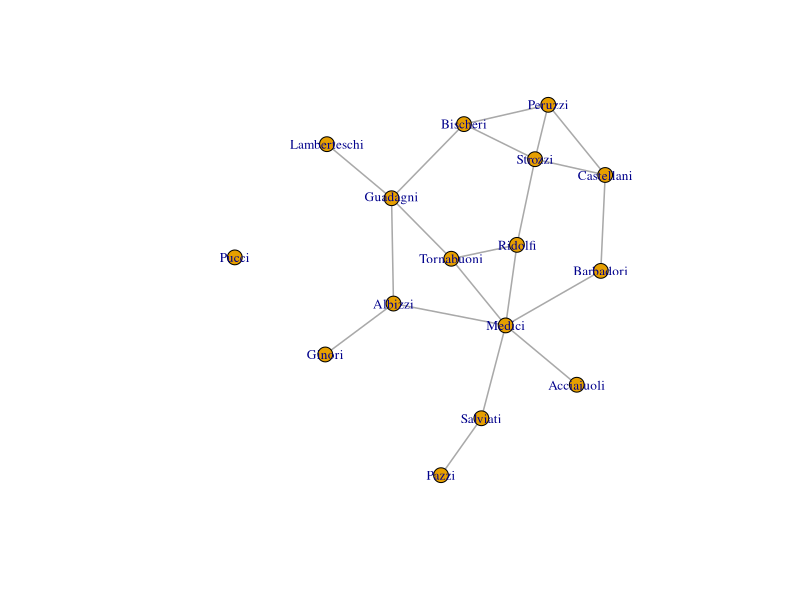
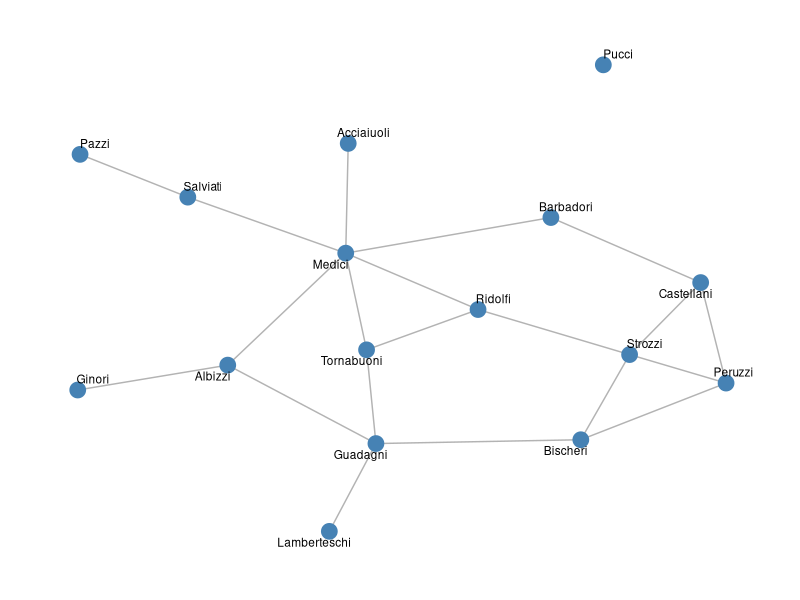
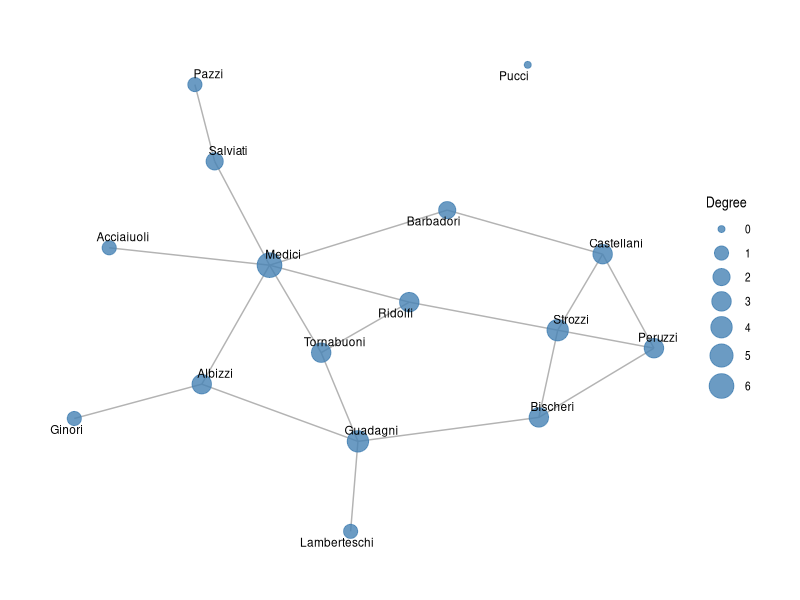
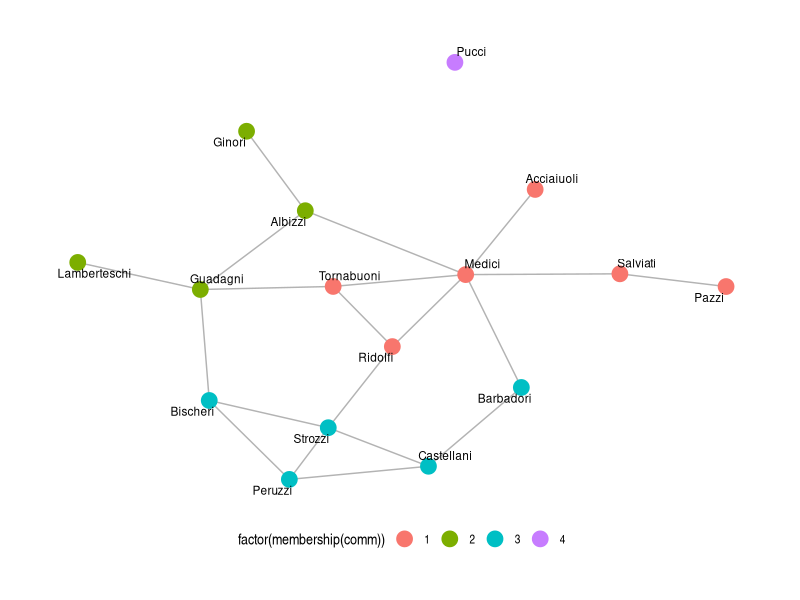

These figures' R source, in order: (Note: this script raises an error after producing the figures.)
## ---- chunk 1
#| message: false
#| warning: false


library(igraph)
library(tidygraph)
library(ggraph)
library(tidyverse)
library(sna)
## ---- chunk 2
1 + 3           # evaluation
a <- 9          # assignment
sqrt(a)         # function application
b <- sqrt(a)
a == b          # logical comparison
ls()            # objects in environment
## ---- chunk 3
x <- c(1, 3, 5)        # combine operator
x[2]                   # indexing
y <- c("one", "three", "five")

# Sequences
a <- 1:5
b <- seq(from = 1, to = 5, by = 1)
identical(a, b)

# Vectorised operations
x > 2
any(x > 2)
all(x > 2)
which(x > 2)
## ---- chunk 4
m <- matrix(1:25, nrow = 5, ncol = 5)
m[1, 2]                 # element access
m[1, ]                  # row
m[, 2]                  # column
m[2:3, 3:5]             # submatrix

# Matrix operations
m %*% t(m)              # matrix multiplication
t(m)                    # transpose
dim(m)
## ---- chunk 5
df <- data.frame(
  income = 1:5,
  sane = c(TRUE, TRUE, TRUE, TRUE, FALSE),
  name = LETTERS[1:5],
  stringsAsFactors = FALSE
)

df$sane                 # dollar notation
df[1, 2]
df[-1, ]                # negative indexing
## ---- chunk 6
data(flo)               # Medici family network
flo
## ---- chunk 7
# Read adjacency matrix
# relations <- read.csv("relationalData.csv", header = FALSE)
# relations <- as.matrix(relations)

# Read vertex attributes
# nodeInfo <- read.csv("vertexAttributes.csv", header = TRUE)

# Assign row/column names
# rownames(relations) <- nodeInfo$name
# colnames(relations) <- nodeInfo$name
## ---- chunk 8
# From adjacency matrix
g_flo <- graph_from_adjacency_matrix(flo, mode = "undirected", weighted = NULL)

# Quick inspection
g_flo
## ---- chunk 9
# Create from edge list
edges <- tibble(
  from = c(1, 1, 2, 2, 3),
  to   = c(2, 3, 3, 4, 4)
)

g <- graph_from_data_frame(edges, directed = FALSE)
g
## ---- chunk 10
# Empty network
g_empty <- make_empty_graph(n = 5, directed = FALSE)
## ---- chunk 11
vcount(g_flo)                  # number of vertices
ecount(g_flo)                  # number of edges
is_directed(g_flo)
is_weighted(g_flo)
## ---- chunk 12
#| fig-width: 8
#| fig-height: 6
plot(g_flo, 
     vertex.size = 8,
     vertex.label.cex = 0.8,
     edge.width = 1.5)
## ---- chunk 13
#| fig-width: 8
#| fig-height: 6
ggraph(g_flo, layout = 'fr') +
  geom_edge_link(edge_width = 0.5, edge_colour = 'grey70') +
  geom_node_point(size = 5, colour = 'steelblue') +
  geom_node_text(aes(label = name), repel = TRUE, size = 3) +
  theme_graph()
## ---- chunk 14
g <- make_empty_graph(n = 5)

# Add edges by indexing
g <- g + edge(c(1, 2, 2, 3))
g


## ---- chunk 15
# Add vertex attributes
V(g_flo)$degree <- igraph::degree(g_flo)
V(g_flo)
# Add edge attributes (on weighted example)
g_weighted <- g_flo
E(g_weighted)$weight <- runif(ecount(g_flo))
## ---- chunk 16
deg <- igraph::degree(g_flo)
deg
## ---- chunk 17
bet <- igraph::betweenness(g_flo)
bet
## ---- chunk 18
clo <- igraph::closeness(g_flo)
clo
## ---- chunk 19
eig <- igraph::eigen_centrality(g_flo)$vector
eig
## ---- chunk 20
#| fig-width: 8
#| fig-height: 6
ggraph(g_flo, layout = 'fr') +
  geom_edge_link(edge_width = 0.5, edge_colour = 'grey70') +
  geom_node_point(aes(size = deg), colour = 'steelblue', alpha = 0.8) +
  geom_node_text(aes(label = name), repel = TRUE, size = 3) +
  scale_size(range = c(2, 8)) +
  theme_graph() +
  labs(size = "Degree")
## ---- chunk 21
edge_density(g_flo)
transitivity(g_flo)              # global clustering coefficient
## ---- chunk 22
# Create a directed example
g_dir <- graph_from_data_frame(
  tibble(from = c(1, 2, 2, 3), to = c(2, 1, 3, 2)),
  directed = TRUE
)

reciprocity(g_dir)
## ---- chunk 23
igraph::components(g_flo)
is_connected(g_flo)
## ---- chunk 24
# Geodesic distances
distances(g_flo)[1:3, 1:3]
diameter(g_flo)
## ---- chunk 25
kc <- coreness(g_flo)
kc
## ---- chunk 26
cliques(g_flo, min = 3)
## ---- chunk 27
comm <- cluster_louvain(g_flo)
membership(comm)
modularity(comm)
## ---- chunk 28
#| fig-width: 8
#| fig-height: 6
ggraph(g_flo, layout = 'fr') +
  geom_edge_link(edge_width = 0.5, edge_colour = 'grey70') +
  geom_node_point(aes(colour = factor(membership(comm))), size = 5) +
  geom_node_text(aes(label = name), repel = TRUE, size = 3) +
  theme_graph() +
  theme(legend.position = 'bottom')
## ---- chunk 29
# Correlation of profiles
se_dist <- similarity(g_flo, method = "invlogweight")

# Hierarchical clustering
hc <- hclust(as.dist(1 - se_dist))
plot(hc)
## ---- chunk 30
g_er <- sample_gnp(n = 20, p = 0.15)

plot(g_er, main = "Erdős–Rényi (Gnp)", vertex.size = 20, vertex.label = NA, edge.color = "gray")
## ---- chunk 31
g_conf <- igraph::sample_degseq(c(3,3,2,2,2))
plot(g_conf, main = "Configuration Model", vertex.size = 20, vertex.label = NA, edge.color = "steelblue")
## ---- chunk 32
g_ws <- sample_smallworld(dim = 1, size = 50, nei = 2, p = 0.1)
plot(g_ws, main = "Small-World (Watts–Strogatz)", vertex.size = 5, vertex.label = NA, edge.color = "orange")
## ---- chunk 33
g_sf <- sample_pa(n = 50, power = 1, directed = FALSE)
plot(g_sf, main = "Scale-Free (Preferential Attachment)", vertex.size = 6, vertex.label = NA, edge.color = "purple")
